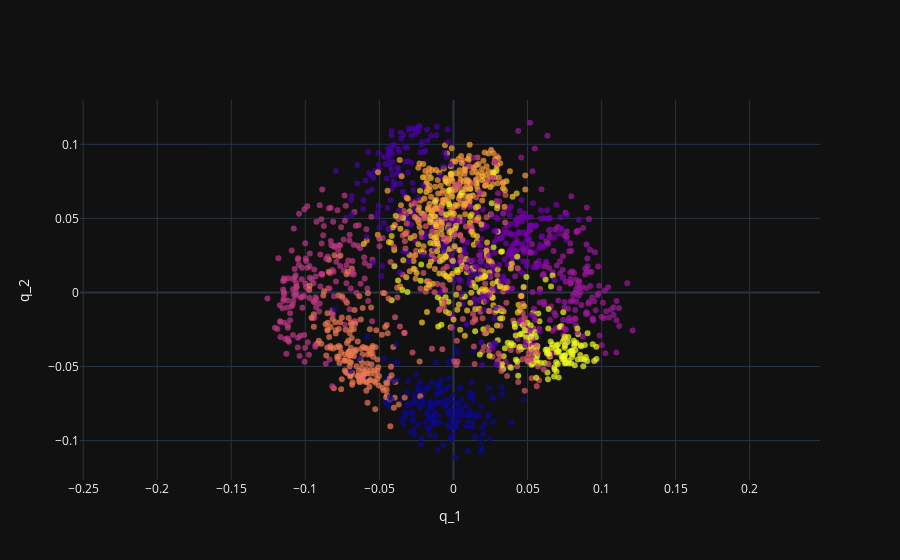

The cell this chart's notebook holds for it:
### Code cell
digits_cov = np.cov(X.T)
print(f'digits_cov.shape {digits_cov.shape}')
lambdas, vecs = sorted_eig(np.array(digits_cov))

W = vecs[:, 0:2]  # just keeping two dimensions
proj_digits = X @ W
print(f'proj_digits.shape is  {proj_digits.shape}')

fig = go.Figure(data=[go.Scatter(x=proj_digits[:,0], y=proj_digits[:,1],# z=Y, #z=proj_digits[:,2],
                                 mode='markers', marker=dict(size=6, opacity=0.7, color=Y), text=['digit='+str(j) for j in Y] )])
fig.update_layout( xaxis_title="q_1", yaxis_title="q_2", yaxis = dict(scaleanchor = "x",scaleratio = 1) )
fig.update_layout(scene_camera=dict(up=dict(x=0, y=0, z=1), center=dict(x=0, y=0, z=0), eye=dict(x=0, y=0, z=1.5)))
fig.show()

### Figure 1 — Plotly figure (JSON) as saved in the notebook; plotly's stock layout.template omitted (floating-point values rounded to 4 significant figures; data arrays with more than 128 entries replaced by an {"elided": "..."} marker saying what was removed)
{"data": [{"marker": {"color": {"elided": "1797 int values"}, "opacity": 0.7, "size": 6}, "mode": "markers", "text": {"elided": "1797 str values"}, "x": {"elided": "1797 float values"}, "y": {"elided": "1797 float values"}, "type": "scatter"}], "layout": {"yaxis": {"title": {"text": "q_2"}, "scaleanchor": "x", "scaleratio": 1}, "xaxis": {"title": {"text": "q_1"}}, "scene": {"camera": {"up": {"x": 0, "y": 0, "z": 1}, "center": {"x": 0, "y": 0, "z": 0}, "eye": {"x": 0, "y": 0, "z": 1.5}}}}}
